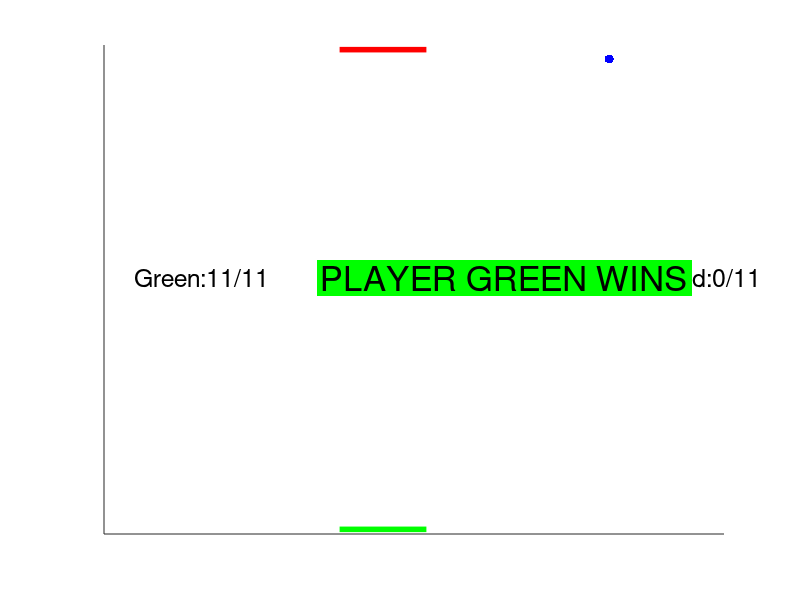

Recreate this plot in MATLAB.
clear; clc; close;

%-------Setup---------
p1score=0;                     %player scores
p2score=0;

pongFig = figure('color','black','keypressfcn',@keyboardFcn, 'units','normal','position',[.1 .1 .8 .8]);    %setup the background screen
pongAxes= axes('color','white','XLim',[0,100],'YLim',[-5,100],'xtick',[],'ytick',[]);

pongBallVel=[1.5 1];                                                                              %ball position and velocity
pongBallPos=[20,40];
pongBall= line(pongBallPos(1),pongBallPos(2),'marker','.','markersize',20,'color','blue');

global pongBlock1Center;                                                                          %player1 paddle
pongBlock1Center=45;
pongBlock1= line([pongBlock1Center-7 pongBlock1Center+7],[-4 -4],'linewidth',4,'color','green');

global pongBlock2Center;                                                                          %player2 paddle
pongBlock2Center=45;
pongBlock2= line([pongBlock2Center-7 pongBlock2Center+7],[99 99 ],'linewidth',4,'color','red');


%-------Loop------------

while true                                         
  
  if pongBallPos(1)<0 || pongBallPos(1)>100                 %bounce on the sides
    pongBallVel(1)= -pongBallVel(1);
  end 
  if pongBallPos(2)<-2
    if abs(pongBallPos(1) - pongBlock1Center)<8             %not miss      
      pongBallVel(2)= -pongBallVel(2);
    else
      pause(1);                                             %misses the ball
      p2score=p2score+1; 
      pongBallPos=[50,50];
      if p2score==11
        text(90,50,['Red:' num2str(p2score) '/11'],'FontSize',18,'BackgroundColor','white');
        text(35,50,'PLAYER RED WINS', 'FontSize',25,'BackgroundColor','RED');
        pause(5);
        close all; return;
      end
    end
  end
  if pongBallPos(2)>96
    if abs(pongBallPos(1) - pongBlock2Center)<8               %not miss
      pongBallVel(2)= -pongBallVel(2);
    else
      pause(1);                                               %misses the ball
      p1score=p1score+1;
      pongBallPos=[50,50];
      if p1score==11
        text(5,50,['Green:' num2str(p1score) '/11'], 'FontSize',18,'BackgroundColor','white');
        text(35,50,'PLAYER GREEN WINS', 'FontSize',25,'BackgroundColor','GREEN');
        pause(5);
        close all; return;
      end
    end
  end
  
  pongBallPos=pongBallPos+pongBallVel;
  set(pongBall,'XData',pongBallPos(1),'YData',pongBallPos(2));                                %sets the new position of ball and the padels
  set(pongBlock1, 'XData',[pongBlock1Center-7 pongBlock1Center+7]);
  set(pongBlock2, 'XData',[pongBlock2Center-7 pongBlock2Center+7]);
  text(5,50,['Green:' num2str(p1score) '/11'], 'FontSize',18,'BackgroundColor','white');      %score boards
  text(90,50,['Red:' num2str(p2score) '/11'],'FontSize',18,'BackgroundColor','white');
  pause(.03);
  
end
